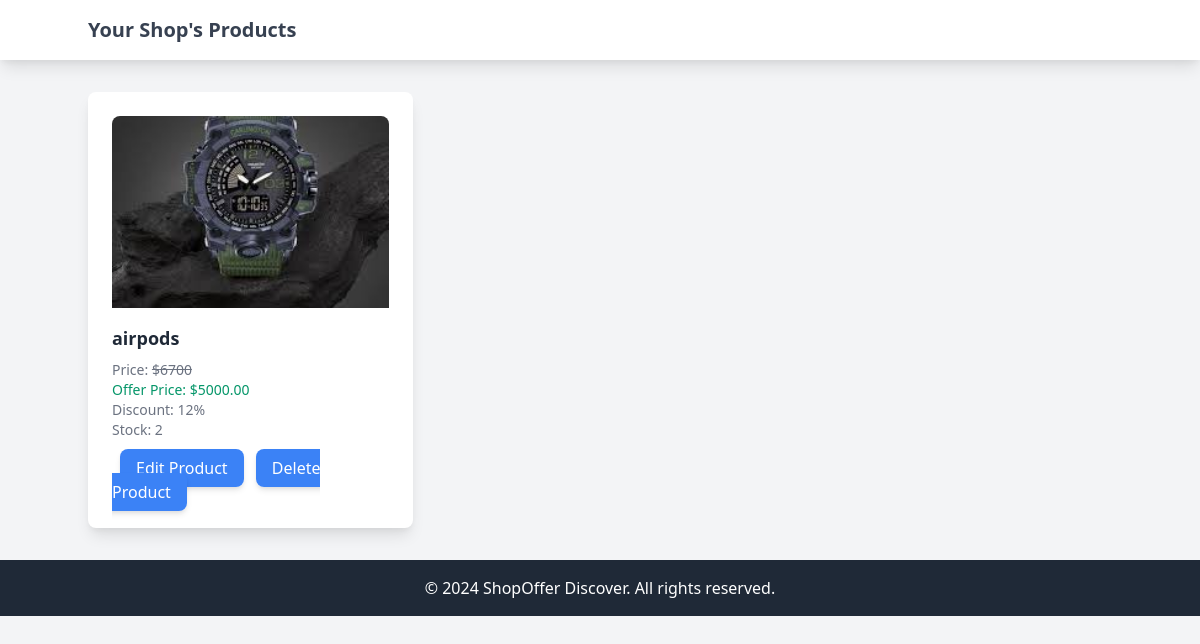
Screenshot of /viewproduct/ (signed in) with the database file from the repository.
### app/models.py (models this page shows)
class product(models.Model):
    productname=models.CharField(max_length=50,null=True,blank=False)
    productimage=models.ImageField(upload_to='product/',null=True,blank=True)
    productprice=models.IntegerField(null=True,blank=True)
    offerprice=models.DecimalField(max_digits=100,null=True,blank=True,decimal_places=2)
    discountvalue=models.IntegerField(null=True,blank=True)
    stock=models.IntegerField(null=True,blank=True)
    shopname=models.ForeignKey(shopregister,on_delete=models.CASCADE)

### app/views.py (the view)
# urls.py: path('viewproduct/',views.viewproduct,name='viewproduct'),
def viewproduct(request):
    try:
        email=request.session['semail']
        shop=product.objects.filter(shopname__email=email)
        if shop:
            return render(request,'viewproduct.html',{'shop':shop})
        else:
            return redirect('shoplogin')
    except Exception as e:
        print (e)
        return redirect('shoplogin')

### app/templates/viewproduct.html (shortened to what this page needs)
<!DOCTYPE html>
<html lang="en">
<head>
  <link href="https://cdn.jsdelivr.net/npm/tailwindcss@2.2.19/dist/tailwind.min.css" rel="stylesheet">
</head>
<body class="bg-gray-100">
  <nav class="bg-white shadow-lg p-4">
    <div class="container mx-auto">
      <h1 class="text-xl font-bold text-gray-700">Your Shop's Products</h1>
    </div>
  </nav>
  <div class="container mx-auto mt-8">
    <div class="flex flex-col">
      {% if shop %}
        <div class="grid grid-cols-1 md:grid-cols-3 gap-6">
          {% for item in shop %}
          <div class="bg-white rounded-lg shadow-lg p-6">
            {% if item.productimage %}
            <img src="{{ item.productimage.url }}" alt="{{ item.productname }}" class="h-48 w-full object-cover rounded-t-lg">
            {% else %}
            <p> image not found </p>
            {% endif %}
            <div class="mt-4">
              <h2 class="text-lg font-semibold text-gray-800">{{ item.productname }}</h2>
              <p class="text-sm text-gray-500 mt-2">Price: <span class="line-through">${{ item.productprice }}</span></p>
              <p class="text-sm text-green-600">Offer Price: ${{ item.offerprice }}</p>
              <p class="text-sm text-gray-500">Discount: {{ item.discountvalue }}%</p>
              <p class="text-sm text-gray-500">Stock: {{ item.stock }}</p>
            </div>
            <div class="mt-4">
              <a href="/editproduct/{{item.id}}/" class="bg-blue-500 text-white mx-2 px-4 py-2 rounded-lg shadow-md hover:bg-blue-600">Edit Product</a>
              <a id ="del" href="/delproduct/{{item.id}}/" class="bg-blue-500 text-white px-4 py-2 rounded-lg shadow-md hover:bg-blue-600" onclick="return confirmDelete();">Delete Product</a>
            </div>
          </div>
          {% endfor %}
        </div>
      {% else %}
        <div class="bg-white p-6 rounded-lg shadow-md">
          <p class="text-lg text-gray-700">No products available. Please add products to your shop.</p>
        </div>
      {% endif %}
    </div>
  </div>
  <footer class="bg-gray-800 text-white text-center py-4 mt-8">
    <p>© 2024 ShopOffer Discover. All rights reserved.</p>
  </footer>
</body>
</html>

### rows the page displays
product: productimage (picture), productname "airpods", productprice "6700", offerprice "5000.00", discountvalue "12", stock "2"
